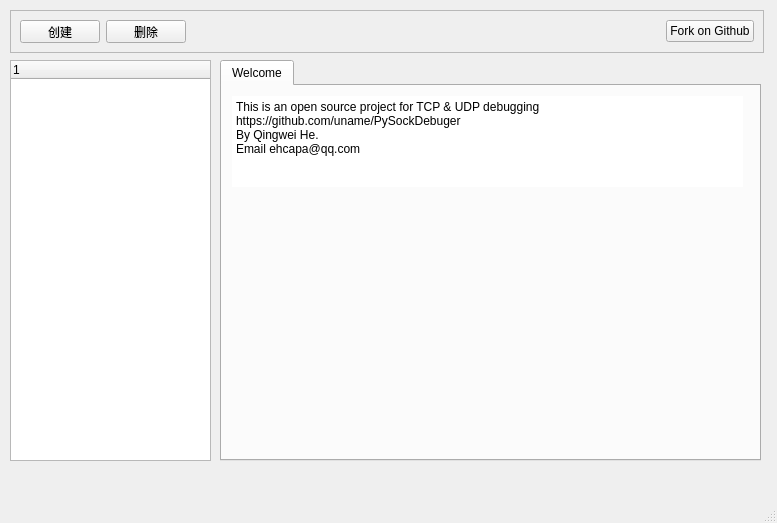
<?xml version="1.0" encoding="UTF-8"?>
<ui version="4.0">
 <class>MainWindow</class>
 <widget class="QMainWindow" name="MainWindow">
  <property name="geometry">
   <rect>
    <x>0</x>
    <y>0</y>
    <width>777</width>
    <height>523</height>
   </rect>
  </property>
  <property name="windowTitle">
   <string>PySockDebuger</string>
  </property>
  <widget class="QWidget" name="centralwidget">
   <widget class="QFrame" name="frame">
    <property name="geometry">
     <rect>
      <x>10</x>
      <y>10</y>
      <width>754</width>
      <height>43</height>
     </rect>
    </property>
    <property name="maximumSize">
     <size>
      <width>761</width>
      <height>16777215</height>
     </size>
    </property>
    <property name="frameShape">
     <enum>QFrame::StyledPanel</enum>
    </property>
    <property name="frameShadow">
     <enum>QFrame::Raised</enum>
    </property>
    <layout class="QGridLayout" name="gridLayout">
     <item row="0" column="0">
      <widget class="QPushButton" name="createBtn">
       <property name="text">
        <string>创建</string>
       </property>
      </widget>
     </item>
     <item row="0" column="1">
      <widget class="QPushButton" name="removeBtn">
       <property name="text">
        <string>删除</string>
       </property>
      </widget>
     </item>
     <item row="0" column="2">
      <spacer name="horizontalSpacer">
       <property name="orientation">
        <enum>Qt::Horizontal</enum>
       </property>
       <property name="sizeHint" stdset="0">
        <size>
         <width>488</width>
         <height>20</height>
        </size>
       </property>
      </spacer>
     </item>
     <item row="0" column="3">
      <widget class="QPushButton" name="githubBtn">
       <property name="maximumSize">
        <size>
         <width>121</width>
         <height>16777215</height>
        </size>
       </property>
       <property name="text">
        <string>Fork on Github</string>
       </property>
      </widget>
     </item>
    </layout>
   </widget>
   <widget class="SockTreeWidget" name="sockTree">
    <property name="geometry">
     <rect>
      <x>10</x>
      <y>60</y>
      <width>201</width>
      <height>401</height>
     </rect>
    </property>
    <property name="minimumSize">
     <size>
      <width>201</width>
      <height>0</height>
     </size>
    </property>
    <property name="styleSheet">
     <string notr="true"/>
    </property>
    <column>
     <property name="text">
      <string/>
     </property>
    </column>
   </widget>
   <widget class="QTabWidget" name="sockTab">
    <property name="geometry">
     <rect>
      <x>220</x>
      <y>60</y>
      <width>541</width>
      <height>401</height>
     </rect>
    </property>
    <property name="currentIndex">
     <number>0</number>
    </property>
    <widget class="QWidget" name="tab">
     <attribute name="title">
      <string>Welcome</string>
     </attribute>
     <widget class="QTextEdit" name="textEdit">
      <property name="geometry">
       <rect>
        <x>10</x>
        <y>10</y>
        <width>511</width>
        <height>91</height>
       </rect>
      </property>
      <property name="frameShape">
       <enum>QFrame::NoFrame</enum>
      </property>
      <property name="html">
       <string>&lt;!DOCTYPE HTML PUBLIC &quot;-//W3C//DTD HTML 4.0//EN&quot; &quot;http://www.w3.org/TR/REC-html40/strict.dtd&quot;&gt;
&lt;html&gt;&lt;head&gt;&lt;meta name=&quot;qrichtext&quot; content=&quot;1&quot; /&gt;&lt;style type=&quot;text/css&quot;&gt;
p, li { white-space: pre-wrap; }
&lt;/style&gt;&lt;/head&gt;&lt;body style=&quot; font-family:'SimSun'; font-size:9pt; font-weight:400; font-style:normal;&quot;&gt;
&lt;p style=&quot; margin-top:0px; margin-bottom:0px; margin-left:0px; margin-right:0px; -qt-block-indent:0; text-indent:0px;&quot;&gt;This is an open source project for TCP &amp;amp; UDP debugging&lt;/p&gt;
&lt;p style=&quot; margin-top:0px; margin-bottom:0px; margin-left:0px; margin-right:0px; -qt-block-indent:0; text-indent:0px;&quot;&gt;https://github.com/uname/PySockDebuger&lt;/p&gt;
&lt;p style=&quot; margin-top:0px; margin-bottom:0px; margin-left:0px; margin-right:0px; -qt-block-indent:0; text-indent:0px;&quot;&gt;By Qingwei He.&lt;/p&gt;
&lt;p style=&quot; margin-top:0px; margin-bottom:0px; margin-left:0px; margin-right:0px; -qt-block-indent:0; text-indent:0px;&quot;&gt;Email ehcapa@qq.com&lt;/p&gt;&lt;/body&gt;&lt;/html&gt;</string>
      </property>
     </widget>
    </widget>
   </widget>
  </widget>
  <widget class="QMenuBar" name="menubar">
   <property name="geometry">
    <rect>
     <x>0</x>
     <y>0</y>
     <width>777</width>
     <height>23</height>
    </rect>
   </property>
  </widget>
  <widget class="QStatusBar" name="statusbar"/>
 </widget>
 <customwidgets>
  <customwidget>
   <class>SockTreeWidget</class>
   <extends>QTreeWidget</extends>
   <header location="global">view/SockTreeWidget.h</header>
  </customwidget>
 </customwidgets>
 <resources/>
 <connections/>
</ui>
